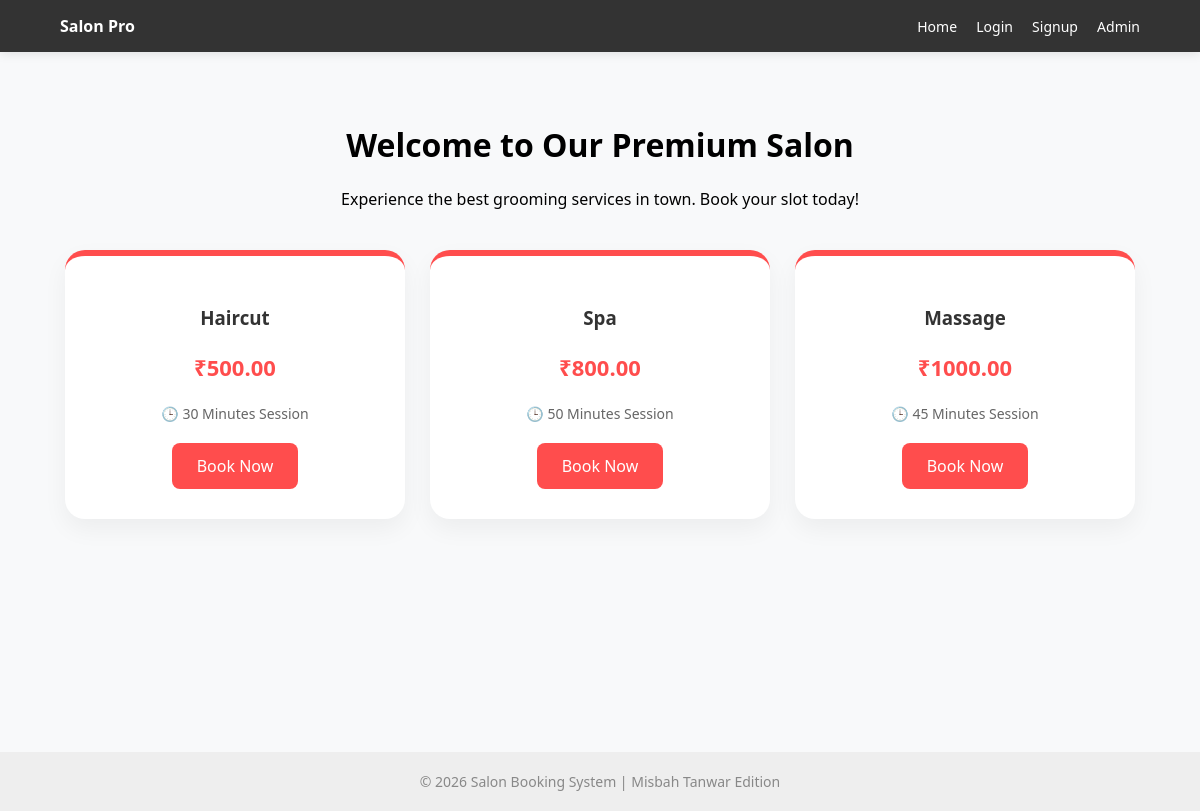
The page / on the database its author committed.
### booking/models.py (models this page shows, shortened)
class Service(models.Model):
    name = models.CharField(max_length=100)
    price = models.DecimalField(max_digits=10, decimal_places=2)
    duration_minutes = models.IntegerField()

### booking/views.py (the view)
# urls.py: 2. Add a URL to urlpatterns:  path('', views.home, name='home')
def home(request):
    services = Service.objects.all()
    return render(request, 'booking/home.html', {'services': services})

### booking/templates/booking/home.html
{% extends 'booking/base.html' %}
{% block content %}
<div style="text-align: center; padding-top: 20px;">
    <h1>Welcome to Our Premium Salon</h1>
    <p>Experience the best grooming services in town. Book your slot today!</p>
    <div style="display: flex; justify-content: center; gap: 25px; flex-wrap: wrap; margin-top: 40px;">
        {% for s in services %}
        <div style="background: white; padding: 30px; border-radius: 20px; box-shadow: 0 10px 25px rgba(0,0,0,0.05); width: 280px; border-top: 6px solid #ff4d4d; transition: 0.3s;">
            <h3 style="color: #333; margin-bottom: 10px;">{{ s.name|title }}</h3>
            <p style="font-size: 22px; color: #ff4d4d; font-weight: 700;">₹{{ s.price }}</p>
            <p style="color: #666; font-size: 14px; margin-bottom: 20px;">🕒 {{ s.duration_minutes }} Minutes Session</p>
            <a href="{% url 'book_appointment' s.id %}" style="background: #ff4d4d; color: white; padding: 12px 25px; text-decoration: none; border-radius: 8px; display: inline-block; font-weight: 500;">Book Now</a>
        </div>
        {% empty %}
        <div style="background: #fff3f3; padding: 20px; border-radius: 10px; color: #d9534f;">
            Admin panel mein services add karein.
        </div>
        {% endfor %}
    </div>
</div>
{% endblock %}

### booking/templates/booking/base.html (style rules this page uses)
body { font-family: 'Segoe UI', sans-serif; margin: 0; background-color: #f8f9fa; }

### rows shown on the page
Service: name "Haircut", price "500.00", duration_minutes "30"
Service: name "Spa", price "800.00", duration_minutes "50"
Service: name "Massage", price "1000.00", duration_minutes "45"
